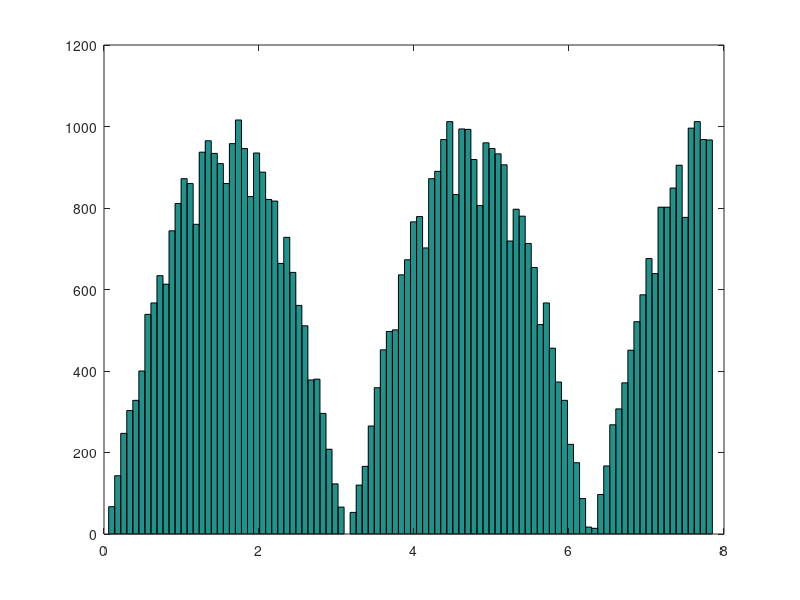

This figure's MATLAB source:
N = 100000;
X = randi(785,N,1);
Y = randi(20,N,1);
R = zeros(N,1);

for i=1:N
    if Y(i)*0.01 < 1/5*abs(sin(X(i)*0.01))
        R(i) = X(i)*0.01;
    end;
end;

R = R(R~=0);
hist(R,100)